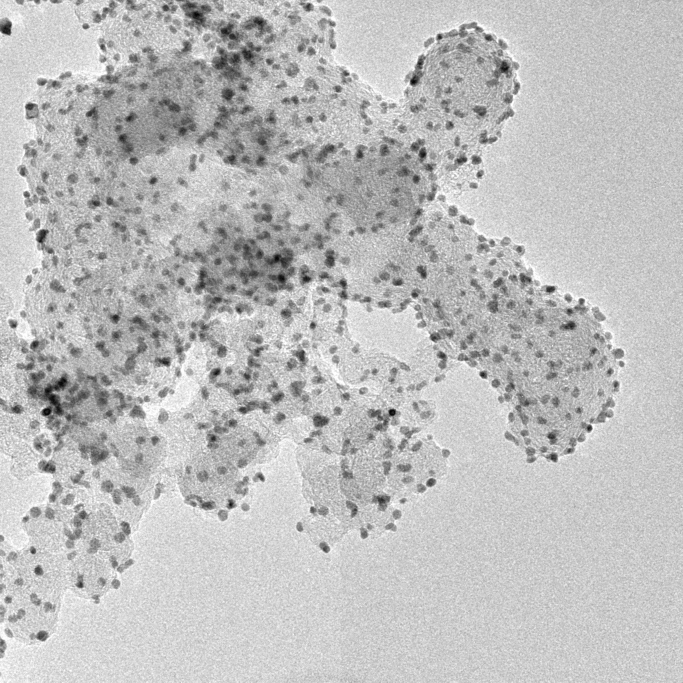
#> input picture Results/gui_img.jpg, 2048 x 2048 px (shown at 1/3 size)
$ python processing_module.py
#> lines starting #> are read from the running program, lines starting #| are printed output that depends on the picture; after the words box and inside, x2 and y2 are one past the last pixel; in counts of white or black regions, pixels touching at a corner belong together
import sys
import numpy as np
import cv2
import matplotlib.pyplot as plt

#from PyQt5.QtWidgets import QApplication, QMainWindow, QSlider, QLabel, QPushButton, QLineEdit
#from PyQt5.QtCore import Qt
PATH = r'Results/gui_img.jpg'  # Path jpg File
DPI = 100
SCALE = 0.5


class ParticleProcessing():

    def __init__(self, path):
        # init parameters
#> called with path = 'Results/gui_img.jpg'
        self.text_input = False
        self.bgThresh = 200
        self.peaksThresh = 0.45
        self.blockSize = 41
        self.C = 3
        self.blur1 = 13
        BGthresh = 128
        # Template
        self.particle_size = 20  # pixel
        self.gap = 14
        self.DistTempl()
        #init images and kernels
        self.kernel3 = cv2.getStructuringElement(cv2.MORPH_ELLIPSE, (3, 3))
        self.kernel5 = cv2.getStructuringElement(cv2.MORPH_ELLIPSE, (5, 5))
        self.img = cv2.imread(path)
#> self.img is the input picture: shape (2048, 2048, 3); min 0, max 255, mean 190
        self.gray = self.grayBlur()
        self.bgMask = self.bg_thresh(BGthresh)
        self.process_all()

        # start up

    def DistTempl(self, size=None):
        if size is not None:
            self.particle_size = size
        borderSize = int((self.particle_size / 2) + self.gap)
        kernel2 = cv2.getStructuringElement(cv2.MORPH_ELLIPSE,
                                            (2 * (borderSize - self.gap) + 1, 2 * (borderSize - self.gap) + 1))
        kernel2 = cv2.copyMakeBorder(kernel2, self.gap, self.gap, self.gap, self.gap,
                                     cv2.BORDER_CONSTANT | cv2.BORDER_ISOLATED, 0)
        self.template = cv2.distanceTransform(kernel2, cv2.DIST_L2, cv2.DIST_MASK_PRECISE)
        return self.template

    def grayBlur(self):
        return cv2.GaussianBlur(cv2.cvtColor(self.img, cv2.COLOR_RGB2GRAY), (self.blur1, self.blur1), 0)

    def bg_thresh(self, thresh=None, contours = False):
#> called with thresh = 128, contours = False
        if thresh is not None:
            self.bgThresh = thresh
        # Background Processing
        th, bw = cv2.threshold(self.gray, self.bgThresh, 255, cv2.THRESH_BINARY_INV)
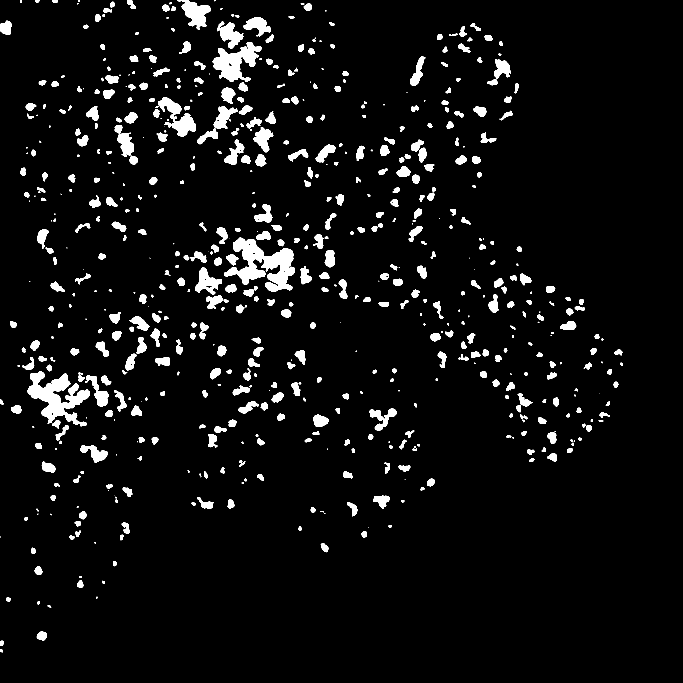
#> bw: shape (2048, 2048) (shown at 1/3 size); 5.3% white; 650 white regions (91 under 20 px), largest, box (x1, y1, x2, y2) and area: (673, 713, 884, 876) 15562, (82, 1114, 270, 1279) 13159, (638, 126, 785, 246) 8508
#> th = 128
        self.bgMask = cv2.morphologyEx(bw, cv2.MORPH_OPEN, self.kernel5)
#> self.bgMask: shape (2048, 2048); 5.1% white; 553 white regions (18 under 20 px), largest, box (x1, y1, x2, y2) and area: (673, 713, 884, 876) 15496, (83, 1114, 270, 1275) 12904, (638, 126, 785, 246) 8486
        # Prepare Result
        if contours:
            res = self.img.copy()
            contours, hierarchy = cv2.findContours(self.bgMask, cv2.RETR_CCOMP, cv2.CHAIN_APPROX_SIMPLE)
            cv2.drawContours(res, contours, -1, (0, 255, 0), 2)
        else:
            res = self.bgMask
        return res

    def ad_thresh(self, block=None, c=None, contours=False):
#> called with contours = False
        if block is not None:
            self.blockSize = block
        if c is not None:
            self.C = c
        # Adaptive Processing
        ad_th = cv2.adaptiveThreshold(self.gray, 255, cv2.ADAPTIVE_THRESH_GAUSSIAN_C, cv2.THRESH_BINARY_INV,
                                      self.blockSize, self.C)
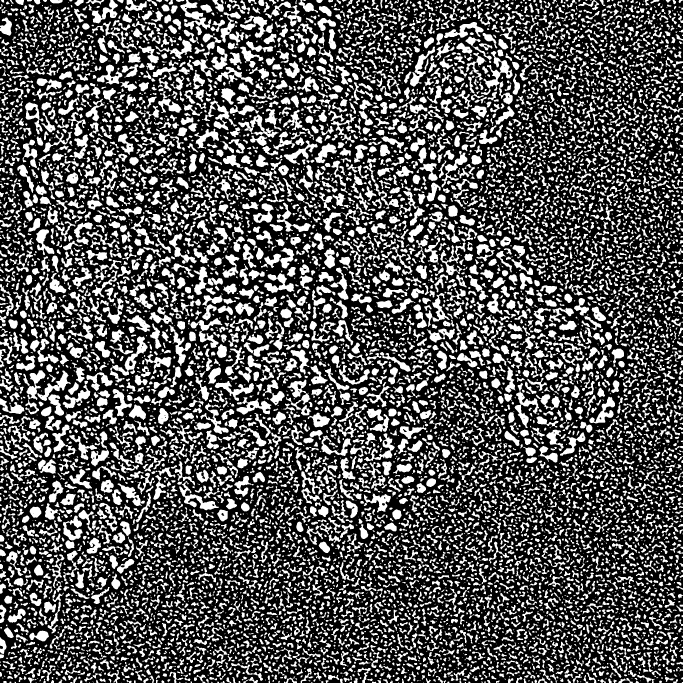
#> ad_th: shape (2048, 2048) (shown at 1/3 size); 32.8% white; 10780 white regions (2793 under 20 px), largest, box (x1, y1, x2, y2) and area: (1450, 153, 1538, 314) 4094, (329, 1009, 443, 1148) 3493, (541, 0, 634, 89) 2942
        masked = cv2.bitwise_and(ad_th, ad_th, mask=self.bgMask)
#> masked: shape (2048, 2048); 4.5% white; 623 white regions (26 under 20 px), largest, box (x1, y1, x2, y2) and area: (545, 0, 619, 81) 2336, (112, 1121, 211, 1203) 2191, (795, 820, 877, 876) 2123
        self.ad_out = cv2.morphologyEx(masked, cv2.MORPH_OPEN, self.kernel3)
#> self.ad_out: shape (2048, 2048); 4.5% white; 628 white regions (32 under 20 px), largest, box (x1, y1, x2, y2) and area: (545, 0, 619, 81) 2329, (112, 1121, 211, 1203) 2183, (795, 820, 877, 876) 2117
        # Prepare Result
        if contours:
            res = self.img.copy()
            contours, hierarchy = cv2.findContours(self.ad_out, cv2.RETR_CCOMP, cv2.CHAIN_APPROX_SIMPLE)
            cv2.drawContours(res, contours, -1, (0, 255, 0), 2)
        else:
            res = self.ad_out
        return res

    def p_thresh(self, thresh=None, contours = False):
#> called with contours = False
        if thresh is not None:
            self.peaksThresh = thresh
        # Distance Transform ~ Match template
        self.dist = cv2.distanceTransform(self.ad_out, cv2.DIST_L2, cv2.DIST_MASK_PRECISE)
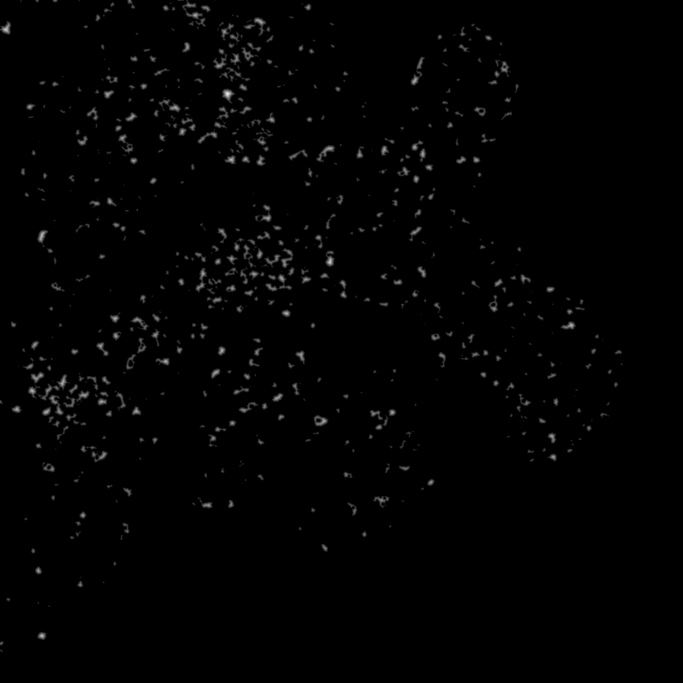
#> self.dist: shape (2048, 2048) float32 (shown at 1/3 size); min 0, max 16, mean 0.15; drawn with min black and max white
        borderSize = int((self.particle_size / 2) + self.gap)
        distborder = cv2.copyMakeBorder(self.dist, borderSize, borderSize, borderSize, borderSize,
                                        cv2.BORDER_CONSTANT | cv2.BORDER_ISOLATED, 0)
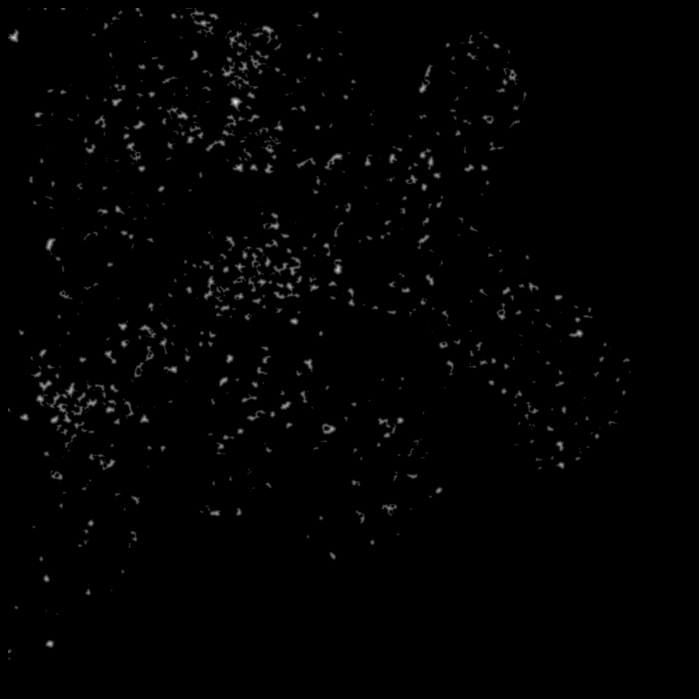
#> distborder: shape (2096, 2096) float32 (shown at 1/3 size); min 0, max 16, mean 0.143; drawn with min black and max white
        self.nxcor = cv2.matchTemplate(distborder, self.template, cv2.TM_CCOEFF_NORMED)
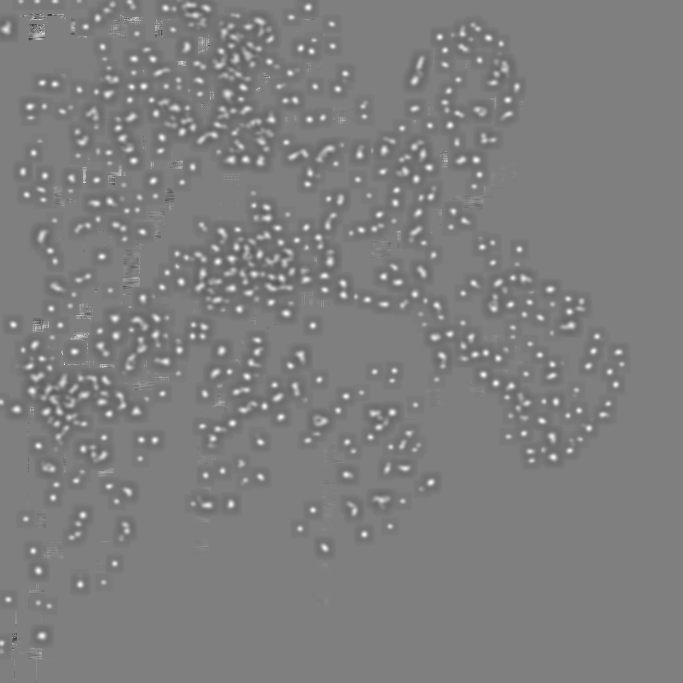
#> self.nxcor: shape (2048, 2048) float32 (shown at 1/3 size); min -1, max 1, mean -0.00351; drawn with min black and max white
        # Get Peaks
        mn, mx, _, _ = cv2.minMaxLoc(self.nxcor)
#> mn = -1; mx = 1
        th, peaks = cv2.threshold(self.nxcor, mx * self.peaksThresh, 255, cv2.THRESH_BINARY)
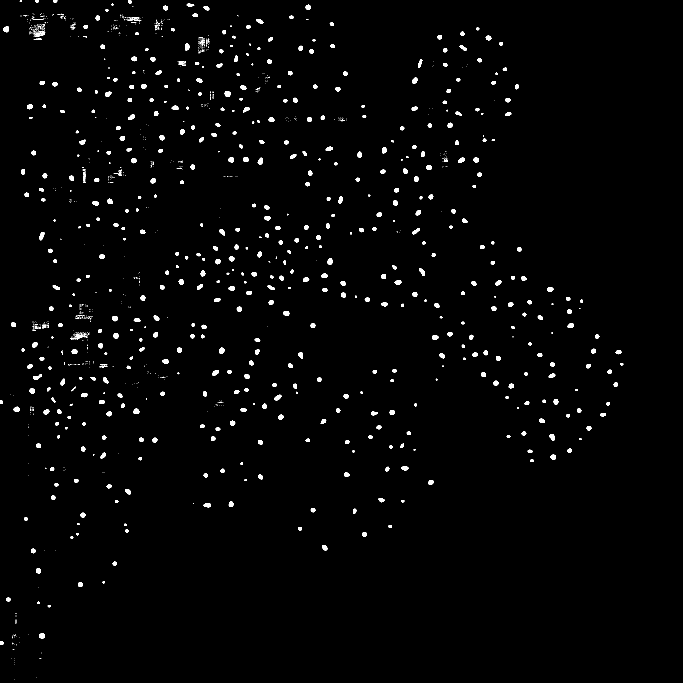
#> peaks: shape (2048, 2048) float32 (shown at 1/3 size); 1.6% white; 1656 white regions (1131 under 20 px), largest, box (x1, y1, x2, y2) and area: (674, 273, 692, 291) 250, (118, 696, 133, 721) 242, (823, 1184, 844, 1201) 232
#> th = 0.45
        peaks8u = cv2.convertScaleAbs(peaks)
        self.peaks8u = cv2.convertScaleAbs(peaks)
        # Prepare Result
        if contours:
            res = self.img.copy()
            contours, hierarchy = cv2.findContours(self.peaks8u, cv2.RETR_CCOMP, cv2.CHAIN_APPROX_SIMPLE)
            cv2.drawContours(res, contours, -1, (0, 255, 0), 2)
        else:
            res = self.peaks8u
        return res

    def hi(self, x):
        print(x)

    def process_all(self):
        self.bg_thresh()
        self.ad_thresh()
        res = self.p_thresh()
        return res

    # [75 lines left out: functions calcParticles, stackImages, not called in this run]

    def resizeImg(self, img, scale):
        res = cv2.resize(img, (0, 0), fx=scale, fy=scale)
        return res

if __name__ == "__main__":
    a = ParticleProcessing(PATH)
    res = a.DistTempl(15)
    #res = a.calcParticles()
    cv2.imshow('eres', res)
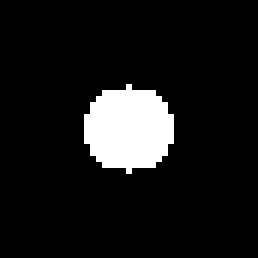
#> window 'eres': shape (43, 43) (shown 6 times larger); 9.1% white; 1 white region, box (x1, y1, x2, y2) and area: (14, 14, 29, 29) 169
    cv2.waitKey(0)
    cv2.destroyAllWindows()
